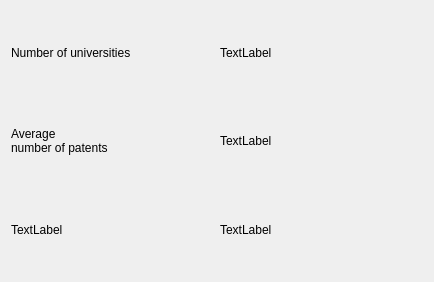
<?xml version="1.0" encoding="UTF-8"?>
<ui version="4.0">
 <class>extra_info</class>
 <widget class="QDialog" name="extra_info">
  <property name="geometry">
   <rect>
    <x>0</x>
    <y>0</y>
    <width>434</width>
    <height>282</height>
   </rect>
  </property>
  <property name="windowTitle">
   <string>Dialog</string>
  </property>
  <layout class="QGridLayout" name="gridLayout">
   <item row="0" column="0">
    <widget class="QLabel" name="label">
     <property name="text">
      <string>Number of universities</string>
     </property>
    </widget>
   </item>
   <item row="1" column="1">
    <widget class="QLabel" name="label_4">
     <property name="text">
      <string>TextLabel</string>
     </property>
    </widget>
   </item>
   <item row="0" column="1">
    <widget class="QLabel" name="label_3">
     <property name="text">
      <string>TextLabel</string>
     </property>
    </widget>
   </item>
   <item row="1" column="0">
    <widget class="QLabel" name="label_2">
     <property name="text">
      <string>Average
number of patents</string>
     </property>
    </widget>
   </item>
   <item row="2" column="0">
    <widget class="QLabel" name="label_5">
     <property name="text">
      <string>TextLabel</string>
     </property>
    </widget>
   </item>
   <item row="2" column="1">
    <widget class="QLabel" name="label_6">
     <property name="text">
      <string>TextLabel</string>
     </property>
    </widget>
   </item>
  </layout>
 </widget>
 <resources/>
 <connections/>
</ui>
